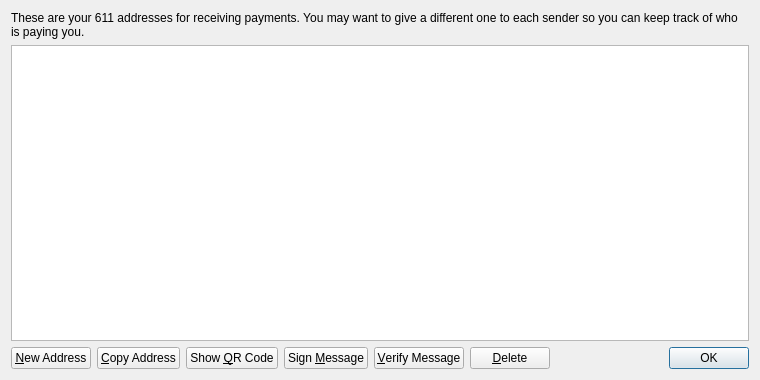
<?xml version="1.0" encoding="UTF-8"?>
<ui version="4.0">
 <class>AddressBookPage</class>
 <widget class="QWidget" name="AddressBookPage">
  <property name="geometry">
   <rect>
    <x>0</x>
    <y>0</y>
    <width>760</width>
    <height>380</height>
   </rect>
  </property>
  <property name="windowTitle">
   <string>Address Book</string>
  </property>
  <layout class="QVBoxLayout" name="verticalLayout">
   <item>
    <widget class="QLabel" name="labelExplanation">
     <property name="text">
      <string>These are your 611 addresses for receiving payments. You may want to give a different one to each sender so you can keep track of who is paying you.</string>
     </property>
     <property name="textFormat">
      <enum>Qt::PlainText</enum>
     </property>
     <property name="wordWrap">
      <bool>true</bool>
     </property>
    </widget>
   </item>
   <item>
    <widget class="QTableView" name="tableView">
     <property name="contextMenuPolicy">
      <enum>Qt::CustomContextMenu</enum>
     </property>
     <property name="toolTip">
      <string>Double-click to edit address or label</string>
     </property>
     <property name="tabKeyNavigation">
      <bool>false</bool>
     </property>
     <property name="alternatingRowColors">
      <bool>true</bool>
     </property>
     <property name="selectionMode">
      <enum>QAbstractItemView::SingleSelection</enum>
     </property>
     <property name="selectionBehavior">
      <enum>QAbstractItemView::SelectRows</enum>
     </property>
     <property name="sortingEnabled">
      <bool>true</bool>
     </property>
     <attribute name="verticalHeaderVisible">
      <bool>false</bool>
     </attribute>
    </widget>
   </item>
   <item>
    <layout class="QHBoxLayout" name="horizontalLayout">
     <item>
      <widget class="QPushButton" name="newAddressButton">
       <property name="toolTip">
        <string>Create a new address</string>
       </property>
       <property name="text">
        <string>&amp;New Address</string>
       </property>
       <property name="icon">
        <iconset resource="../bitcoin.qrc">
         <normaloff>:/icons/add</normaloff>:/icons/add</iconset>
       </property>
      </widget>
     </item>
     <item>
      <widget class="QPushButton" name="copyToClipboard">
       <property name="toolTip">
        <string>Copy the currently selected address to the system clipboard</string>
       </property>
       <property name="text">
        <string>&amp;Copy Address</string>
       </property>
       <property name="icon">
        <iconset resource="../bitcoin.qrc">
         <normaloff>:/icons/editcopy</normaloff>:/icons/editcopy</iconset>
       </property>
      </widget>
     </item>
     <item>
      <widget class="QPushButton" name="showQRCode">
       <property name="text">
        <string>Show &amp;QR Code</string>
       </property>
       <property name="icon">
        <iconset resource="../bitcoin.qrc">
         <normaloff>:/icons/qrcode</normaloff>:/icons/qrcode</iconset>
       </property>
      </widget>
     </item>
     <item>
      <widget class="QPushButton" name="signMessage">
       <property name="toolTip">
        <string>Sign a message to prove you own a 611 address</string>
       </property>
       <property name="text">
        <string>Sign &amp;Message</string>
       </property>
       <property name="icon">
        <iconset resource="../bitcoin.qrc">
         <normaloff>:/icons/edit</normaloff>:/icons/edit</iconset>
       </property>
      </widget>
     </item>
     <item>
      <widget class="QPushButton" name="verifyMessage">
       <property name="toolTip">
        <string>Verify a message to ensure it was signed with a specified 611 address</string>
       </property>
       <property name="text">
        <string>&amp;Verify Message</string>
       </property>
       <property name="icon">
        <iconset resource="../bitcoin.qrc">
         <normaloff>:/icons/transaction_0</normaloff>:/icons/transaction_0</iconset>
       </property>
      </widget>
     </item>
     <item>
      <widget class="QPushButton" name="deleteButton">
       <property name="toolTip">
        <string>Delete the currently selected address from the list</string>
       </property>
       <property name="text">
        <string>&amp;Delete</string>
       </property>
       <property name="icon">
        <iconset resource="../bitcoin.qrc">
         <normaloff>:/icons/remove</normaloff>:/icons/remove</iconset>
       </property>
      </widget>
     </item>
     <item>
      <spacer name="horizontalSpacer">
       <property name="orientation">
        <enum>Qt::Horizontal</enum>
       </property>
       <property name="sizeHint" stdset="0">
        <size>
         <width>40</width>
         <height>20</height>
        </size>
       </property>
      </spacer>
     </item>
     <item>
      <widget class="QDialogButtonBox" name="buttonBox">
       <property name="sizePolicy">
        <sizepolicy hsizetype="Maximum" vsizetype="Fixed">
         <horstretch>0</horstretch>
         <verstretch>0</verstretch>
        </sizepolicy>
       </property>
       <property name="standardButtons">
        <set>QDialogButtonBox::Ok</set>
       </property>
      </widget>
     </item>
    </layout>
   </item>
  </layout>
 </widget>
 <resources>
  <include location="../bitcoin.qrc"/>
 </resources>
 <connections/>
</ui>
